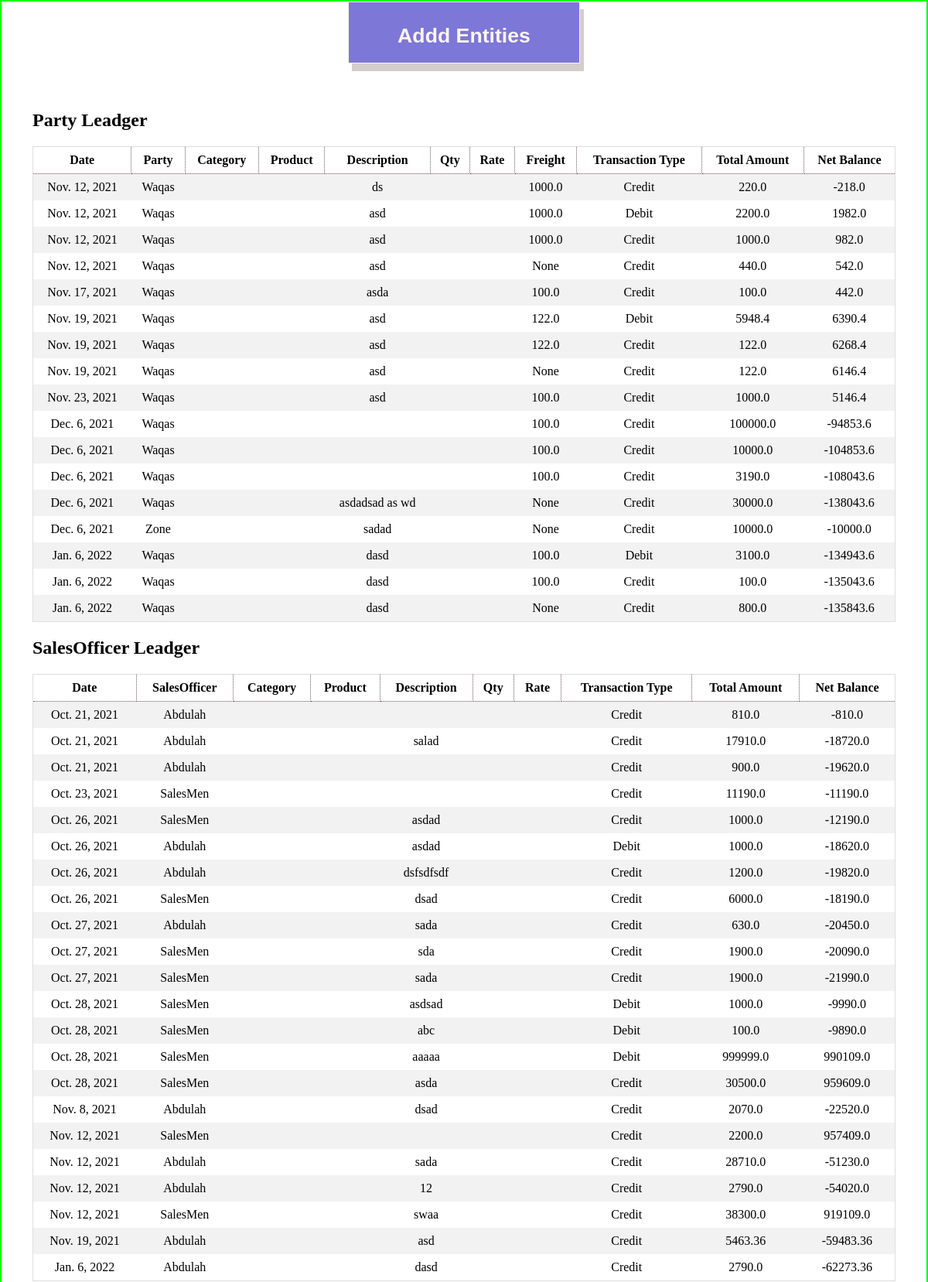
The page /apis/test (upper part) on the database its author committed.
### app/models.py (models this page shows, shortened)
class Ledger(models.Model):
    date = models.DateField(default=timezone.now, blank=True)
    description = models.CharField(max_length=300000, null=True)
    transaction_type = models.CharField(max_length=50, choices=(
        ('Debit', 'Debit'), ('Credit', 'Credit')))
    total_amount = models.FloatField(null=True)
    net_balance = models.FloatField(blank=True, default=0.0)

class PartyLedger(Ledger):
    party = models.ForeignKey(Party,on_delete=models.CASCADE)
    sales_officer = models.ForeignKey(SalesOfficer, on_delete=models.CASCADE,null=True,blank=True)
    freight = models.FloatField(blank=True,null=True)

class Ledger(models.Model):
    date = models.DateField(default=timezone.now, blank=True)
    description = models.CharField(max_length=300000, null=True)
    transaction_type = models.CharField(max_length=50, choices=(
        ('Debit', 'Debit'), ('Credit', 'Credit')))
    total_amount = models.FloatField(null=True)
    net_balance = models.FloatField(blank=True, default=0.0)

class Party(models.Model):
    ref_id = models.IntegerField(blank=True,null=True)
    name = models.CharField(max_length=30, unique=True)
    email = models.EmailField(max_length=30)
    area = models.CharField(max_length=300)
    zone = models.CharField(max_length=300)
    region = models.CharField(max_length=300)
    contact = models.CharField(max_length=13)
    discount = models.ForeignKey(DiscountCategory,on_delete=models.CASCADE)
    sale_officer = models.ForeignKey(SalesOfficer,on_delete=models.CASCADE)
    category = models.ForeignKey(Category,on_delete=models.SET_NULL,null=True)
    creditLimit = models.FloatField()
    salesTarget = models.FloatField()
    opening_Balance = models.FloatField()
    current_Balance = models.FloatField(blank=True, null=True)
    SCI = models.FileField(null=True,blank=True,upload_to='Security Check Images')
    TOR = models.FileField(null=True,blank=True,upload_to='Terms of Recoreds')
    date = models.DateField(default=timezone.now, blank=True)
    def __str__(self):
        return self.name

class SalesOfficerLedger(Ledger):
    sales_officer = models.ForeignKey(SalesOfficer, on_delete=models.CASCADE)
    party_order = models.IntegerField(null=True,blank=True)

class SalesOfficer(models.Model):
    name = models.CharField(max_length=200,unique=True)
    commission = models.FloatField(default=0.0)
    contact = models.CharField(max_length=13)
    opening_Balance = models.FloatField()
    current_Balance = models.FloatField(blank=True, null=True)
    user = models.OneToOneField(User,on_delete=models.CASCADE)
    date = models.DateField(default=timezone.now, blank=True)
    def __str__(self):
        return self.name

### app/views.py (the view)
# urls.py: path('test',views.Test),
def Test(request):
    party = m.PartyLedger.objects.all()
    salesofficer = m.SalesOfficerLedger.objects.all()
    sales = m.SalesLedger.objects.all()
    bank = m.BankLedger.objects.all()
    freight = m.FreightLedger.objects.all()
    discount = m.DiscountLedger.objects.all()
    cleariing = m.ClearingLedger.objects.all()
    cash = m.CashLedger.objects.all()
    incentive = m.IncentiveLedger.objects.all()
    response_dict = {'Party': party, 'SalesOfficer': salesofficer, 'Sales': sales, 'Bank': bank,
                     'Freight': freight, 'Discount': discount, 'Cash': cash, 'Clearing': cleariing, 'Incentive': incentive}
    return render(request, 'test.html', response_dict)

### app/models.py (called while the page is built)
    def __str__(self):
        return self.name

### app/templates/test.html (shortened to what this page needs)
<!DOCTYPE html>
<html>
<head>
</head>
<body>
    <div style="width: 100wh;text-align: center;">
        <div>
            <button class='addBtn' onclick="Add()" id='btn'>
                <h1>Addd Entities</h1>
            </button>
        </div>
    </div>
    <div class="container">
        <h2>Party Leadger</h2>
        <div style="overflow-x:auto;">
            <table>
                <tr>
                    <th>Date</th>
                    <th>Party</th>
                    <th>Category</th>
                    <th>Product</th>
                    <th>Description</th>
                    <th>Qty</th>
                    <th>Rate</th>
                    <th>Freight</th>
                    <th>Transaction Type</th>
                    <th>Total Amount</th>
                    <th>Net Balance</th>
                </tr>
                {% for r in Party %}
                <tr>
                    <td>{{r.date}}</td>
                    <td>{{r.party}}</td>
                    <td>{{r.category}}</td>
                    <td>{{r.product}}</td>
                    <td>{{r.description}}</td>
                    <td>{{r.qty}}</td>
                    <td>{{r.rate}}</td>
                    <td>{{r.freight}}</td>
                    <td>{{r.transaction_type}}</td>
                    <td>{{r.total_amount}}</td>
                    <td>{{r.net_balance}}</td>
                </tr>
                {% endfor %}
            </table>
        </div>
        <h2>SalesOfficer Leadger</h2>
        <div style="overflow-x:auto;">
            <table>
                <tr>
                    <th>Date</th>
                    <th>SalesOfficer</th>
                    <th>Category</th>
                    <th>Product</th>
                    <th>Description</th>
                    <th>Qty</th>
                    <th>Rate</th>
                    <th>Transaction Type</th>
                    <th>Total Amount</th>
                    <th>Net Balance</th>
                </tr>
                {% for r in SalesOfficer %}
                <tr>
                    <td>{{r.date}}</td>
                    <td>{{r.sales_officer}}</td>
                    <td>{{r.category}}</td>
                    <td>{{r.product}}</td>
                    <td>{{r.description}}</td>
                    <td>{{r.qty}}</td>
                    <td>{{r.rate}}</td>
                    <td>{{r.transaction_type}}</td>
                    <td>{{r.total_amount}}</td>
                    <td>{{r.net_balance}}</td>
                </tr>
                {% endfor %}
            </table>
        </div>
    </div>
</body>
</html>

### app/templates/test.html (style rules this page uses)
table { border-collapse: collapse; border-spacing: 0; width: 100%; border: 1px solid #ddd; }
th { border: 1px dotted rgb(112, 92, 92); }
th, td { text-align: center; padding: 8px; }
tr:nth-child(even) { background-color: #f2f2f2 }
.addBtn { border: 1px solid; padding: 10px; box-shadow: 5px 10px #d4cdcd; width: 25vw; height: 80px; background-color: rgb(125, 119, 216); color: seashell; font-weight: 600; }
.container { padding: 40px; }
body { border: 2px double rgb(0, 255, 0); margin: 0; padding: 0; }

### rows shown on the page
PartyLedger: date "Nov. 12, 2021", party "Waqas", description "ds", freight "1000.0", transaction_type "Credit", total_amount "220.0", net_balance "-218.0"
PartyLedger: date "Nov. 12, 2021", party "Waqas", description "asd", freight "1000.0", transaction_type "Debit", total_amount "2200.0", net_balance "1982.0"
PartyLedger: date "Nov. 12, 2021", party "Waqas", description "asd", freight "1000.0", transaction_type "Credit", total_amount "1000.0", net_balance "982.0"
PartyLedger: date "Nov. 12, 2021", party "Waqas", description "asd", freight "None", transaction_type "Credit", total_amount "440.0", net_balance "542.0"
PartyLedger: date "Nov. 17, 2021", party "Waqas", description "asda", freight "100.0", transaction_type "Credit", total_amount "100.0", net_balance "442.0"
PartyLedger: date "Nov. 19, 2021", party "Waqas", description "asd", freight "122.0", transaction_type "Debit", total_amount "5948.4", net_balance "6390.4"
PartyLedger: date "Nov. 19, 2021", party "Waqas", description "asd", freight "122.0", transaction_type "Credit", total_amount "122.0", net_balance "6268.4"
PartyLedger: date "Nov. 19, 2021", party "Waqas", description "asd", freight "None", transaction_type "Credit", total_amount "122.0", net_balance "6146.4"
PartyLedger: date "Nov. 23, 2021", party "Waqas", description "asd", freight "100.0", transaction_type "Credit", total_amount "1000.0", net_balance "5146.4"
PartyLedger: date "Dec. 6, 2021", party "Waqas", freight "100.0", transaction_type "Credit", total_amount "100000.0", net_balance "-94853.6"
PartyLedger: date "Dec. 6, 2021", party "Waqas", freight "100.0", transaction_type "Credit", total_amount "10000.0", net_balance "-104853.6"
PartyLedger: date "Dec. 6, 2021", party "Waqas", freight "100.0", transaction_type "Credit", total_amount "3190.0", net_balance "-108043.6"
PartyLedger: date "Dec. 6, 2021", party "Waqas", description "asdadsad as wd", freight "None", transaction_type "Credit", total_amount "30000.0", net_balance "-138043.6"
PartyLedger: date "Dec. 6, 2021", party "Zone", description "sadad", freight "None", transaction_type "Credit", total_amount "10000.0", net_balance "-10000.0"
PartyLedger: date "Jan. 6, 2022", party "Waqas", description "dasd", freight "100.0", transaction_type "Debit", total_amount "3100.0", net_balance "-134943.6"
PartyLedger: date "Jan. 6, 2022", party "Waqas", description "dasd", freight "100.0", transaction_type "Credit", total_amount "100.0", net_balance "-135043.6"
PartyLedger: date "Jan. 6, 2022", party "Waqas", description "dasd", freight "None", transaction_type "Credit", total_amount "800.0", net_balance "-135843.6"
SalesOfficerLedger: date "Oct. 21, 2021", sales_officer "Abdulah", transaction_type "Credit", total_amount "810.0", net_balance "-810.0"
SalesOfficerLedger: date "Oct. 21, 2021", sales_officer "Abdulah", description "salad", transaction_type "Credit", total_amount "17910.0", net_balance "-18720.0"
SalesOfficerLedger: date "Oct. 21, 2021", sales_officer "Abdulah", transaction_type "Credit", total_amount "900.0", net_balance "-19620.0"
SalesOfficerLedger: date "Oct. 23, 2021", sales_officer "SalesMen", transaction_type "Credit", total_amount "11190.0", net_balance "-11190.0"
SalesOfficerLedger: date "Oct. 26, 2021", sales_officer "SalesMen", description "asdad", transaction_type "Credit", total_amount "1000.0", net_balance "-12190.0"
SalesOfficerLedger: date "Oct. 26, 2021", sales_officer "Abdulah", description "asdad", transaction_type "Debit", total_amount "1000.0", net_balance "-18620.0"
SalesOfficerLedger: date "Oct. 26, 2021", sales_officer "Abdulah", description "dsfsdfsdf", transaction_type "Credit", total_amount "1200.0", net_balance "-19820.0"
SalesOfficerLedger: date "Oct. 26, 2021", sales_officer "SalesMen", description "dsad", transaction_type "Credit", total_amount "6000.0", net_balance "-18190.0"
SalesOfficerLedger: date "Oct. 27, 2021", sales_officer "Abdulah", description "sada", transaction_type "Credit", total_amount "630.0", net_balance "-20450.0"
SalesOfficerLedger: date "Oct. 27, 2021", sales_officer "SalesMen", description "sda", transaction_type "Credit", total_amount "1900.0", net_balance "-20090.0"
SalesOfficerLedger: date "Oct. 27, 2021", sales_officer "SalesMen", description "sada", transaction_type "Credit", total_amount "1900.0", net_balance "-21990.0"
SalesOfficerLedger: date "Oct. 28, 2021", sales_officer "SalesMen", description "asdsad", transaction_type "Debit", total_amount "1000.0", net_balance "-9990.0"
SalesOfficerLedger: date "Oct. 28, 2021", sales_officer "SalesMen", description "abc", transaction_type "Debit", total_amount "100.0", net_balance "-9890.0"
SalesOfficerLedger: date "Oct. 28, 2021", sales_officer "SalesMen", description "aaaaa", transaction_type "Debit", total_amount "999999.0", net_balance "990109.0"
SalesOfficerLedger: date "Oct. 28, 2021", sales_officer "SalesMen", description "asda", transaction_type "Credit", total_amount "30500.0", net_balance "959609.0"
SalesOfficerLedger: date "Nov. 8, 2021", sales_officer "Abdulah", description "dsad", transaction_type "Credit", total_amount "2070.0", net_balance "-22520.0"
SalesOfficerLedger: date "Nov. 12, 2021", sales_officer "SalesMen", transaction_type "Credit", total_amount "2200.0", net_balance "957409.0"
SalesOfficerLedger: date "Nov. 12, 2021", sales_officer "Abdulah", description "sada", transaction_type "Credit", total_amount "28710.0", net_balance "-51230.0"
SalesOfficerLedger: date "Nov. 12, 2021", sales_officer "Abdulah", description "12", transaction_type "Credit", total_amount "2790.0", net_balance "-54020.0"
SalesOfficerLedger: date "Nov. 12, 2021", sales_officer "SalesMen", description "swaa", transaction_type "Credit", total_amount "38300.0", net_balance "919109.0"
SalesOfficerLedger: date "Nov. 19, 2021", sales_officer "Abdulah", description "asd", transaction_type "Credit", total_amount "5463.36", net_balance "-59483.36"
SalesOfficerLedger: date "Jan. 6, 2022", sales_officer "Abdulah", description "dasd", transaction_type "Credit", total_amount "2790.0", net_balance "-62273.36"
